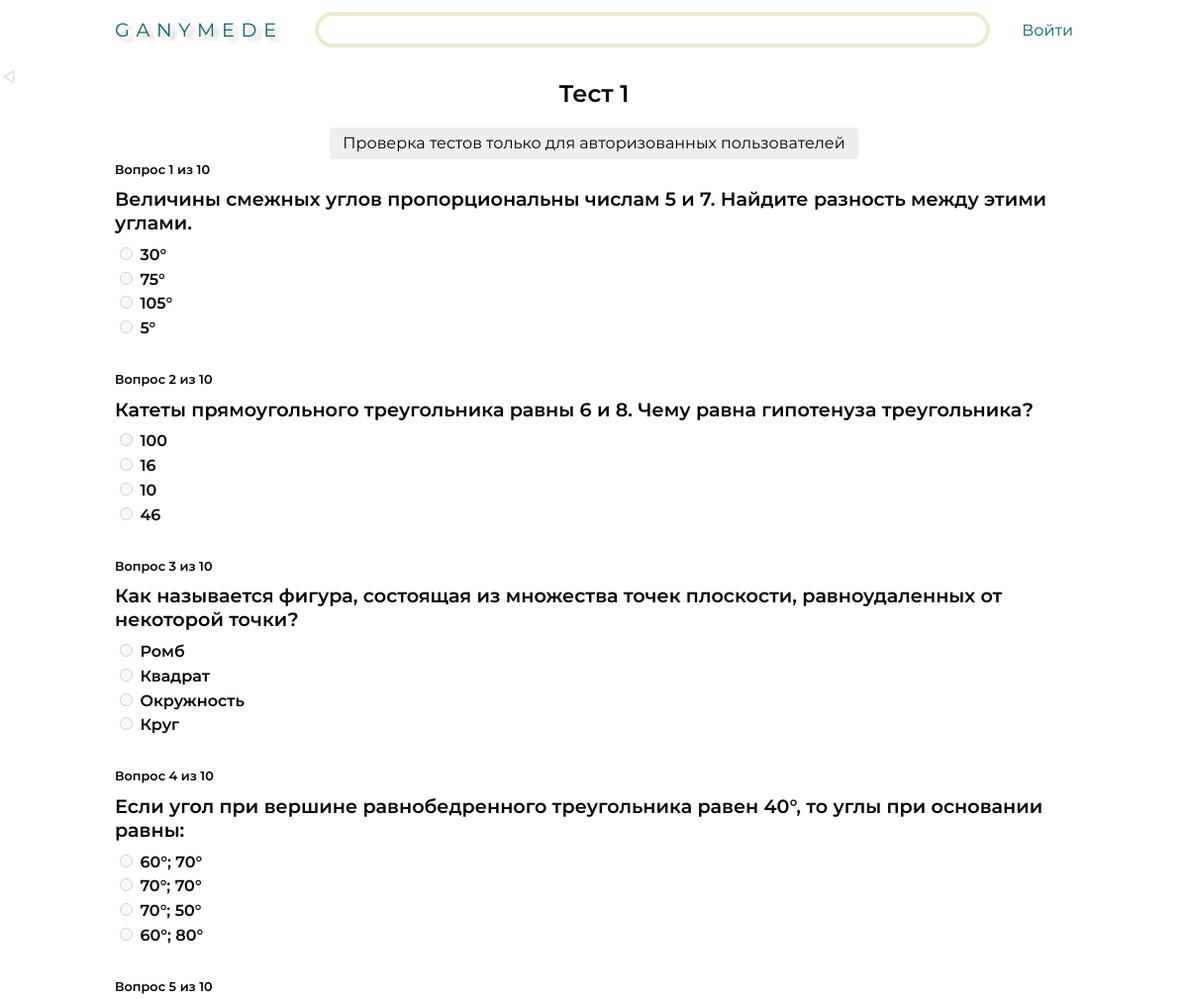
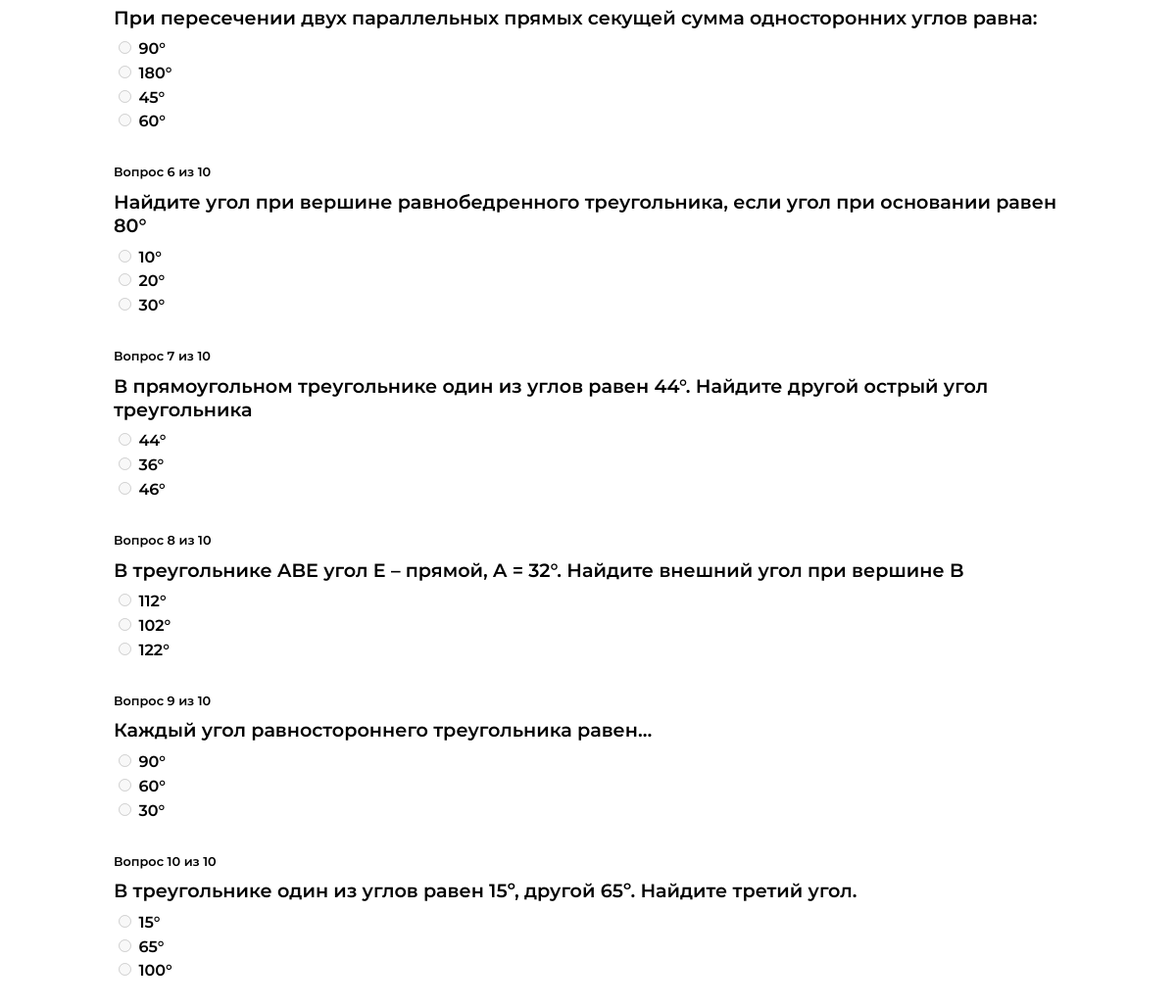
Page /tests?test_id=1 on the committed database (2 pictures, top to bottom).
### tables this page shows
CREATE TABLE `geom_tests` (
	`test_id` int NOT NULL PRIMARY KEY AUTO_INCREMENT,
	`test_title` varchar(50) NOT NULL,
	`task_id_sequence` varchar(80) NOT NULL
);

CREATE TABLE `geom_tasks` (
  `task_id` int(11) NOT NULL,
  `task` varchar(1000) NOT NULL,
  `options` varchar(500) NOT NULL
);

### php/tests-module.php (called while the page is built, shortened)
<?php
require_once 'db.php';
function get_test($test_id, $with_answers = false) {
	global $link;
	$query = "
		SELECT *
		FROM geom_tests
		WHERE test_id = '" . $test_id . "';";
	if ($result = $link->query($query)) {
		$row = $result->fetch_assoc();
		return parse_test_data($row, $with_answers);
	}
	return false;
}
function sequence_to_sql_cond($column_name, $seq_string) {
	$seq_string = str_replace(' ', '', $seq_string);
	$sequences = explode(',', $seq_string);
	$sequences = array_map(function($value) use($column_name) {
		$pos = strpos($value, '-');
		if ($pos !== false) {
			$a = substr($value, 0, $pos);
			$b = substr($value, $pos + 1);
			return "(`" . $column_name . "` BETWEEN '" . $a . "' AND '" . $b . "')";
		}
		return "(`" . $column_name . "` = '" . $value . "')";
	}, $sequences);
	return implode(' OR ', $sequences);
}
function get_list_tasks($seq_string, $with_answers = false) {
	global $link;
	$list_tasks = array();
	$seq_cond = sequence_to_sql_cond('task_id', $seq_string);
	$query = "
		SELECT *
		FROM geom_tasks
		WHERE " . $seq_cond . ";";
	if ($result = $link->query($query)) {
		$answer_pattern = '/^\s*\*/';
		while($task = $result->fetch_assoc()) {
			$answer_indexes = array();
			$options = explode('|', $task['options']);
			foreach ($options as $option_index => $option) {
				if (preg_match($answer_pattern, $option)) {
					array_push($answer_indexes, $option_index);
				}
				$options[$option_index] = preg_replace($answer_pattern, '', $option);
			}
			$task['options'] = $options;
			$task['multiple'] = count($answer_indexes) > 1;
			array_push($list_tasks, $task);
		}
	}
	return $list_tasks;
}
function parse_test_data($test_data, $with_answers = false) {
	$test_data['tasks'] = get_list_tasks($test_data['task_id_sequence'], $with_answers);
	unset($test_data['task_id_sequence']);
	return $test_data;
}
?>

### php/renderer.php (called while the page is built, shortened)
<?php
class Renderer {
	public static function render($template_path, $data = array(), $exit = false) {
		include DOCROOT . '/templates/' . $template_path;
		if ($exit) {
			exit();
		}
	}
}
?>

### php/authorized.php (called while the page is built, shortened)
<?php
function check_auth() {
	$user_id = @$_COOKIE['ganymede_id'];
	return FALSE;
}
?>

### templates/task-item.phtml (the view, shortened to what this page needs)
<div task_id="<?=@$task['task_id'];?>" class="task-item">
	<span class="task-title" errno="<?=@$task['errno'];?>">
		<?php
			require_once PHPROOT . '/tests-module.php';
			global $task_option_msg_map;
			if (isset($task['errno'])) {
				echo $task_option_msg_map[$task['errno']];
			} else {
				echo 'Вопрос ' . @$task_number . ' из ' . @$tasks_count;
			}
		?>
	</span>
	<p class="task-definition"><?=@$task['task'];?></p>
	<div class="input-container">
		<?php
			$input_type = $task['multiple'] ? 'checkbox' : 'radio';
			foreach($task['options'] as $option_index => $option) {
				$input_checked = false;
				echo
					'<div class="input-item">
						<label class="input-label">
							<input
								option_index="' . $option_index . '"
								type="' . $input_type . '"
								name="' . $task_number . '"
								' . ($input_checked ? 'checked' : '') . '>
							' . $option . '
						</label>' . '
					</div>';
			}
		?>
	</div>
</div>

### tests/index.php (shortened to what this page needs)
<?php
require_once PHPROOT . '/authorized.php';
require_once PHPROOT . '/tests-module.php';
require_once PHPROOT . '/renderer.php';
if (isset($_GET['test_id'])) {
	$test = get_test($_GET['test_id']);
	if ($test) {
		Renderer::render('test.phtml', ['test' => $test], true);
	} else {
		exit('Test with ' . $_GET['test_id'] . ' id not found');
	}
}
?>

### templates/test.phtml (shortened to what this page needs)
<!DOCTYPE html>
<?php
	require_once PHPROOT . '/renderer.php';
	require_once PHPROOT . '/authorized.php';
	$authorized = check_auth();
?>
<html>
	<head>
		<link rel="stylesheet" href="/css/main.css">
	</head>
	<body>
		<?php include('header.phtml'); ?>
		<div class="container">
			<main>
				<article test_id="<?=@$test['test_id'];?>" class="test-article">
					<h2 class="test-heading"><?=@$test['test_title'];?></h2>
					<?php
						if (!$authorized) {
							$data = ['message' => 'Проверка тестов только для авторизованных пользователей'];
							Renderer::render('notification.phtml', $data);
						}
					?>
					<section>
						<?php
							if (isset($test['tasks'])) {
								$counter = 0;
								$tasks = $test['tasks'];
								$tasks_count = count($tasks);
								foreach ($tasks as $task) {
									$data = [
										'task' => $task,
										'task_number' => ++$counter,
										'tasks_count' => $tasks_count
									];
									Renderer::render('task-item.phtml', $data);
								}
							}
						?>
					</section>
				</article>
			</main>
		</div>
	</body>
</html>

### templates/header.phtml (shortened to what this page needs)
<header>
	<div class="header-content">
		<div class="header-item">
			<?php include('logo.phtml'); ?>
		</div>
		<div class="header-item input-item">
			<input class="main-input-header" type="text">
		</div>
		<?php
			require_once PHPROOT . '/authorized.php';
			$query_data = [
				'redirect_url' => $_SERVER['REQUEST_URI']
			];
			if (check_auth()) {
				$user_token = $_COOKIE['ganymede_token'];
				$logout_query = ['token' => $user_token] + $query_data;
				echo
					'<div class="header-item">
						<a class="logout-anchor" href="/logout?' . http_build_query($logout_query) . '">
							Выйти
						</a>
					</div>';
			} else {
				echo
					'<div class="header-item">
						<a href="/login?' . http_build_query($query_data) . '">Войти</a>
					</div>';
			}
		?>
	</div>
	<?php
		function up_clear_link($href, $clear_link_order) {
			foreach ($clear_link_order as $clear_pattern) {
				$temp_link = $href;
				$href = preg_replace($clear_pattern, '', $href);
				if ($temp_link != $href) {
					break;
				}
			}
			return $href;
		};
		$curr_href = $_SERVER['REQUEST_URI'];
		$back_href =
			up_clear_link($curr_href, [
				'/\?.+?$/',
				'/(?<=\/).+\/.*?$/'
			]);
		if ($back_href != $curr_href) {
			include('back-button.phtml');
		}
		?>
</header>

### templates/logo.phtml (shortened to what this page needs)
<!DOCTYPE html>
<html>
	<head>
	</head>
	<body>
		<a class="logo-anchor" href="/">
			<span class="logo-header">Ganymede</span>
		</a>
	</body>
</html>

### templates/back-button.phtml (shortened to what this page needs)
<a id="back-link-button" href="<?=@$back_href;?>">
	<svg viewBox="0 0 32 32">
		<path d="M24.5 4 L4 16 L24.5 28 Z"></path>
	</svg>
</a>

### templates/notification.phtml
<section class="flex flex-jc-center">
	<div class="notification">
		<?=@$message;?>
	</div>
</section>

### css/main.css (style rules this page uses)
:root { --main-beige-color: #eee9cf; --main-green-color: #056367; }
html, body { margin: 0; }
body { padding-top: 60px; overflow-y: scroll; }
body > .container { margin: 0 auto; position: relative; width: 100%; max-width: 1000px; }
body > .container > main { padding: 0 16px; }
header { position: fixed; left: 0; top: 0; right: 0; height: 60px; background-color: white; box-shadow: inset 4px #eee9cf; z-index: 1; }
.header-content { margin: 0 auto; position: relative; width: 100%; height: 100%; max-width: 1000px; display: flex; align-items: center; }
.header-item { padding: 0 16px; position: relative; }
.header-item.input-item { flex-grow: 2; }
.main-input-header { padding: 0.2rem 1rem; width: 100%; box-sizing: border-box; border: 4px solid #eee9cf; border-radius: 20px; font-size: 1.2rem; outline: none; }
.header-item > a { text-align: center; font-family: Montserrat; text-decoration: none; color: #056367; }
.flex { display: flex; }
.flex-jc-center { justify-content: center; }
.notification { padding: .4em .8em; background-color: #eee; border-radius: 4px; }

### templates/test.phtml (style rules this page uses)
.test-article { font-family: Montserrat; }
.test-heading { text-align: center; }
.task-item { margin-bottom: 2em; }
.task-title { font-size: 0.8em; font-weight: 600; }
.task-definition { margin: 0.5em 0; font-size: 1.2em; font-weight: 600; }
.input-item { margin: 0.3em 0; font-weight: 600; }

### templates/header.phtml (style rules this page uses)
.header-item { position: relative; }
.main-input-header { position: relative; }

### templates/logo.phtml (style rules this page uses)
a.logo-anchor { text-decoration: none; }
.logo-header { text-transform: uppercase; letter-spacing: 0.35em; font-size: 1.2rem; color: rgba(5,99,103,1); text-shadow: 5px 4px 4px rgba(0, 0, 0, 0.25); font-family: Montserrat; font-weight: SemiBold; }

### templates/back-button.phtml (style rules this page uses)
#back-link-button { padding: 0.5em 16px; position: fixed; top: 60px; left: -4px; width: 150px; box-sizing: border-box; display: flex; align-items: center; font-size: 0.8em; border: none; background: white; text-decoration: none; border: 4px solid #eee9cf; border-radius: 0 4px 4px 0; outline: none; overflow: hidden; animation-name: hide-back-link-button; }
#back-link-button, #back-link-button > span, #back-link-button > svg { animation-delay: 2s; animation-duration: 400ms; animation-fill-mode: both; animation-direction: inherit; animation-play-state: inherit; }
#back-link-button > * { display: inline-block; }
#back-link-button > svg { flex-shrink: 0; width: 1.2em; height: 1.2em; stroke: #232323; animation-name: hide-svg-path; }

### rows in the picture
geom_tests: test_title "Тест 1"
geom_tasks: task_number "2", task "Катеты прямоугольного треугольника равны 6 и 8. Чему равна гипотенуза треугольника?", option "100", option "16", option "10", option "46"
geom_tasks: task_number "5", task "При пересечении двух параллельных прямых секущей сумма односторонних углов равна:", option "90°", option "180°", option "45°", option "60°"
geom_tasks: task_number "8", task "В треугольнике ABE угол E – прямой, A = 32°. Найдите внешний угол при вершине B", option "112°", option "102°", option "122°"
geom_tasks: task_number "9", task "Каждый угол равностороннего треугольника равен…", option "90°", option "60°", option "30°"
geom_tasks: task_number "10", task "В треугольнике один из углов равен 15º, другой 65º. Найдите третий угол.", option "15°", option "65°", option "100°"

### other values in the picture
$option "30°"
$option "75°"
$option "105°"
$option "5°"
$option "Ромб"
$option "Квадрат"
$option "Окружность"
$option "Круг"
$option "60°; 70°"
$option "70°; 70°"
$option "70°; 50°"
$option "60°; 80°"
$option "10°"
$option "20°"
$option "44°"
